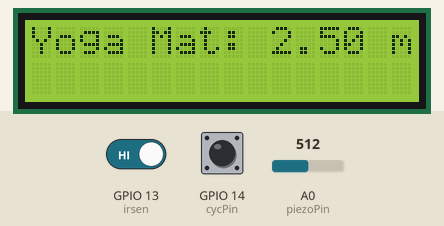
This sketch was run on a simulated ESP8266 (NodeMCU). On the bench: 16×2 character LCD. Inputs (shaded band) come from the test bench; at power-on: GPIO 14 (cycPin) HIGH, A0 (piezoPin) = 512, GPIO 13 (irsen) HIGH. WiFi joins after 1.5 s; servers stay silent unless stated; what the sketch prints to the serial monitor is not drawn.

Above: at 5.2 s.
5.3 s: GPIO 14 (cycPin) pulled LOW for 3.2 s
At 6.8 s:
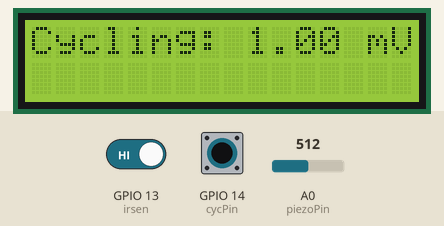
10.7 s: A0 (piezoPin) set to 716
At 12.5 s:
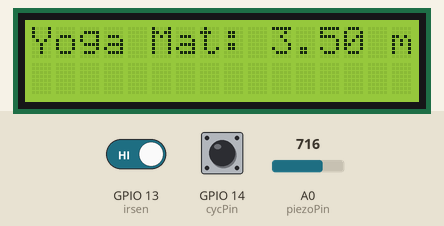
12.8 s: GPIO 14 (cycPin) pulled LOW for 0.6 s
At 14.2 s:
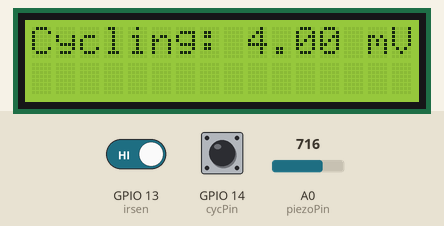
15.9 s: A0 (piezoPin) set to 900
At 16.7 s:
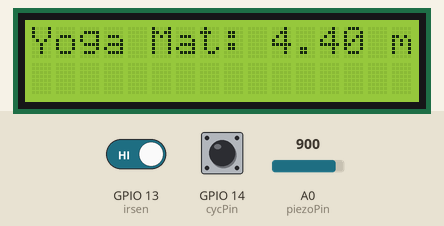
17.9 s: GPIO 13 (irsen) driven LOW
21.4 s: A0 (piezoPin) set to 1023
At 23.6 s:
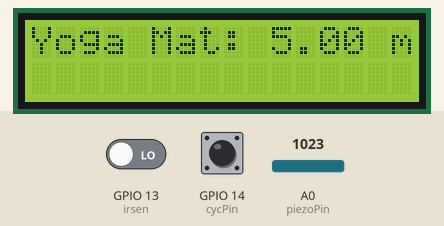
Timing chart, 0 to 24.7 s (numbered marks = the images above; inputs shaded):
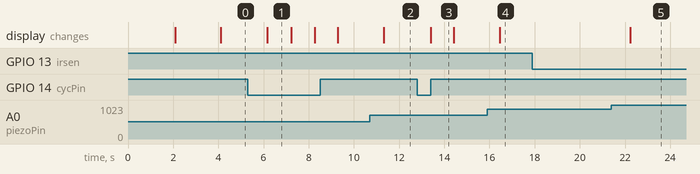

The sketch:

iotgymvenergy.ino
```cpp
#include <ESP8266WiFi.h>
#include <WiFiClient.h>
#include <NewPing.h>
#include <Wire.h>
#include <LiquidCrystal_I2C.h>
// Initialize the LCD with the I2C address of 0x27, 16 characters, and 2 lines
LiquidCrystal_I2C lcd(0x27, 16, 2); //0x27
// Replace with your network credentials
// const char* ssid = "sharan";
// const char* password = "87654321";

const char* ssid = "sharan";
const char* password = "87654321";

const char* serverIP = "91.108.107.159";
WiFiClient client;

const int piezoPin = A0;
float piezoValue=0;
float matv=0;
const int cycPin = 14;
float cycv =0;
// const int wgtPin = 13;
float weight=0;
const int irsen = 13;

void setup() {
  // put your setup code here, to run once:
  Serial.begin(9600);          // Initialize serial communication
  Serial.println("Initializing slr...");

  // Initialize the LCD
  lcd.begin();
  lcd.backlight();
  lcd.print("Initializing LCD...");
  delay(2000);
  lcd.clear();

  WiFi.begin(ssid, password);

    while (WiFi.status() != WL_CONNECTED) {
        delay(1000);
        Serial.print(".");
    }

  Serial.println("\nWiFi connected");

  pinMode(piezoPin, INPUT);
  pinMode(cycPin, INPUT_PULLUP);
  piezoValue=0;
  cycv =0;
  // weight=0;
}

void loop() {
  // put your main code here, to run repeatedly:
  if (analogRead(piezoPin) > 0.5 )
  {
    piezoValue = analogRead(piezoPin);
    matv = (piezoValue * 5.0) / 1023.0;
    // Clear LCD and display real-time data
    Serial.println();
    Serial.println("Mat: ");
    Serial.println(matv);
    // Clear LCD and display real-time data
    lcd.clear();
    lcd.setCursor(0, 0);
    lcd.print("Yoga Mat: ");
    lcd.print(matv);
    lcd.print(" mV");
    weight = matv*3.6;
    lcd.print(weight);
  }
  if (digitalRead(cycPin) == 0) { // If state has changed
            // Turn on the LED
      Serial.println("Cycle volt +1."); // Print message to serial monitor
      cycv = cycv+1;
      Serial.println("Cycle");
      Serial.println(cycv);
      lcd.clear();
      lcd.setCursor(0, 0);
      lcd.print("Cycling: ");
      lcd.print(cycv);
      lcd.print(" mV");

      // Clear LCD and display real-time data
    } else {                           // If the reed switch is deactivated
             // Turn off the LED
      Serial.println("Cycle volt 0."); // Print message to serial monitor
    }
  // if (digitalRead(wgtPin) > 0) { // If state has changed
  //           // Turn on the LED
  //     Serial.println("Weight volt +1."); // Print message to serial monitor
  //     weight = weight+1;

  //     lcd.clear();
  //     lcd.setCursor(0, 0);
  //     lcd.print("Weight Lifting: ");
  //     lcd.print(weight);
  //     lcd.print(" mV");
  //   } else {                           // If the reed switch is deactivated
  //          // Turn off the LED
  //     Serial.println("Weight volt 0."); // Print message to serial monitor
  //   }
    if (digitalRead(irsen) == 0)
  {
// Send the sensor data to the server
    if (client.connect(serverIP, 80)) {
        // Prepare the data to be sent
        String postData = "sensor1=" + String(cycv) +
                          "&sensor2=" + String(weight) +
                          "&sensor3=" + String(matv);
        Serial.print(postData);
        // Send the HTTP POST request to the server-side script
        client.println("POST https://thantrajna.in/works/IOT_GYM/save_data.php HTTP/1.1");
        client.println("Host: " + String(serverIP));
        client.println("Connection: close");
        client.println("Content-Type: application/x-www-form-urlencoded");
        client.print("Content-Length: ");
        client.println(postData.length());
        client.println();
        client.println(postData);
        Serial.println(postData);
    }
    client.stop();
  }
  delay(1000);
}
```

Measured:
- after the input at 5.3 s, the display: changes after 0.87 s (image 1)
- after the input at 10.7 s, the display: changes after 0.63 s (image 2)
- after the input at 12.8 s, the display: changes after 0.59 s (image 3)
- after the input at 15.9 s, the display: changes after 0.57 s (image 4)
- after the input at 17.9 s, every drawn part: stays the same
- after the input at 21.4 s, the display: changes after 0.84 s (image 5)
- what the display in image 1 shows lasts 1.0 s, from 6.2 s to 7.2 s
